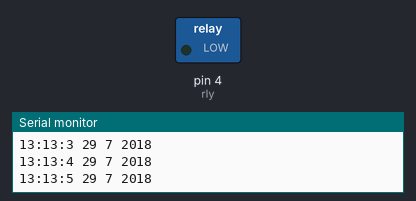
Recording of a sketch running on a simulated Arduino Uno, built with avr-gcc and run on an emulated ATmega328P. Shown: switched loads named in the sketch (green lamp = pin HIGH), the last lines printed to the serial monitor.

Above: at 5.5 s.
At 15.5 s:
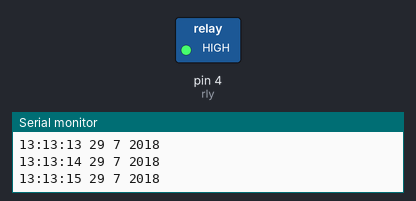
Timing chart, 0 to 78.5 s (numbered marks = the images above):
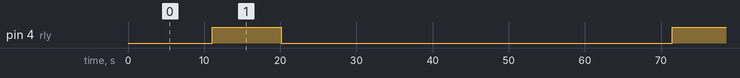

Measured:
- by itself, pin 4 (rly): alternates HIGH for 9.1 s and LOW for 51.3 s

The sketch:

TimeRTC.ino
```cpp
// Arduino DS3232RTC Library
// https://github.com/JChristensen/DS3232RTC
//
// Example sketch illustrating Time library with Real Time Clock.
// This example is identical to the example provided with the Time Library,
// only the #include statement has been changed to include the DS3232RTC library.

#include <DS3232RTC.h>      // https://github.com/JChristensen/DS3232RTC
int rly=4;

void setup()
{
  Serial.begin(9600);

  setTime(13, 13, 00, 29, 07, 2018);   //set the system time to 23h31m30s on 13Feb2009
  RTC.set(now());

  if (timeStatus() != timeSet)
    Serial.println("Unable to sync with the RTC");
  else
    Serial.println("RTC has set the system time");

   pinMode(rly,OUTPUT);
}

void loop()
{
  digitalClockDisplay();
  delay(1000);

  if(second()>10&&second()<20){
    digitalWrite(rly,HIGH);
  }
  else{digitalWrite(rly,LOW);}
  }


void digitalClockDisplay()
{
  // digital clock display of the time
  Serial.print(hour());
  Serial.print(':');
  Serial.print(minute());
  Serial.print(':');
  Serial.print(second());
  Serial.print(' ');
  Serial.print(day());
  Serial.print(' ');
  Serial.print(month());
  Serial.print(' ');
  Serial.print(year());
  Serial.println();
}

/*void printDigits(int digits)
{
  // utility function for digital clock display: prints preceding colon and leading 0
  Serial.print(':');
  if (digits < 10)
    Serial.print('0');
  Serial.print(digits);
}*/
```
